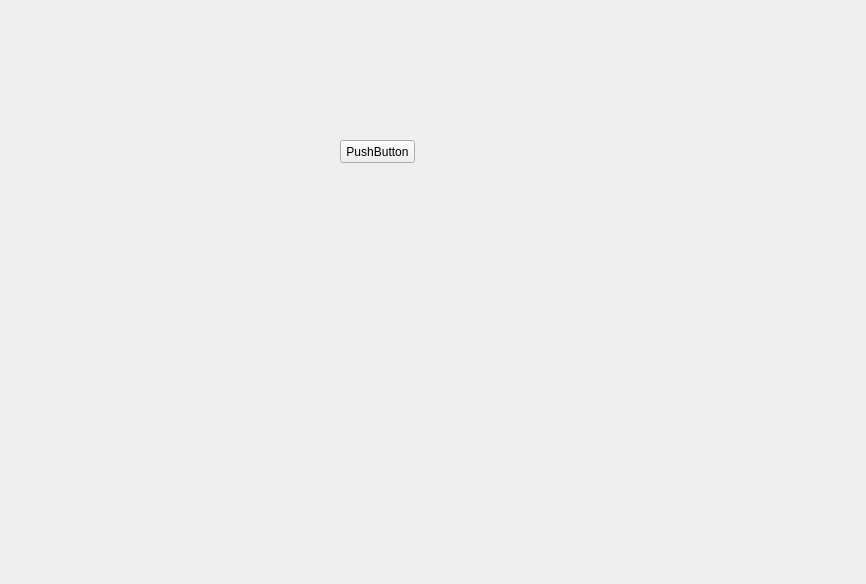
<?xml version="1.0" encoding="UTF-8"?>
<ui version="4.0">
 <class>frame_checker</class>
 <widget class="QWidget" name="frame_checker">
  <property name="geometry">
   <rect>
    <x>0</x>
    <y>0</y>
    <width>866</width>
    <height>584</height>
   </rect>
  </property>
  <property name="windowTitle">
   <string>Form</string>
  </property>
  <widget class="QPushButton" name="pushButton">
   <property name="geometry">
    <rect>
     <x>340</x>
     <y>140</y>
     <width>75</width>
     <height>23</height>
    </rect>
   </property>
   <property name="text">
    <string>PushButton</string>
   </property>
  </widget>
 </widget>
 <resources/>
 <connections/>
</ui>
